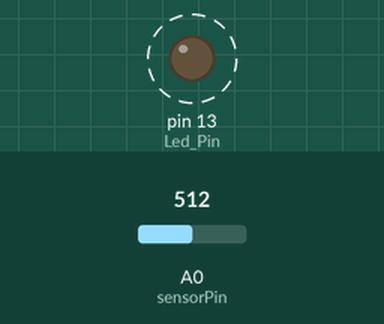
Simulated run of this sketch. Board: Arduino Uno, built with avr-gcc and run on an emulated ATmega328P. On the bench: output pins drawn as LEDs (lit = HIGH). Dashed ring = blinking. Inputs (shaded band) come from the test bench; at power-on: A0 (sensorPin) = 512. What the sketch prints to the serial monitor is not drawn.

Above: at 0.45 s.
Timing chart, 0 to 3.0 s (numbered marks = the images above):
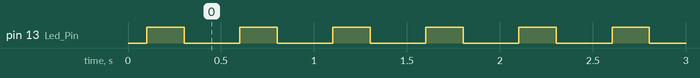

Measured:
- by itself, pin 13 (Led_Pin): alternates HIGH for 0.20 s and LOW for 0.30 s

The sketch:

act601_clase81.ino
```cpp
// Temperatura
int readValue = 0;
int lastValue = 1;
int sensorPin = A0;
int Led_Pin = 13;
float voltsValue;
float tempValue;


void setup()
{
  pinMode(Led_Pin, OUTPUT);
	Serial.begin(9600);
}

void loop()
{
	// Lectura Analoga
	readValue = analogRead(sensorPin);
	if (lastValue != readValue) {
	Serial.print("readValue: ");
	Serial.print(readValue);
	lastValue = readValue;
	voltsValue = 5.0 / 1024 * readValue;
	Serial.print(" -> voltsValue: ");
	Serial.print(voltsValue);
	tempValue = voltsValue * 100 - 50;
	Serial.print(" -> tempValue: ");
	Serial.println(tempValue);
    }
	delay(100);

  digitalWrite(Led_Pin, HIGH);
  delay(200);
  digitalWrite(Led_Pin, LOW);
  delay(200);
}
```
